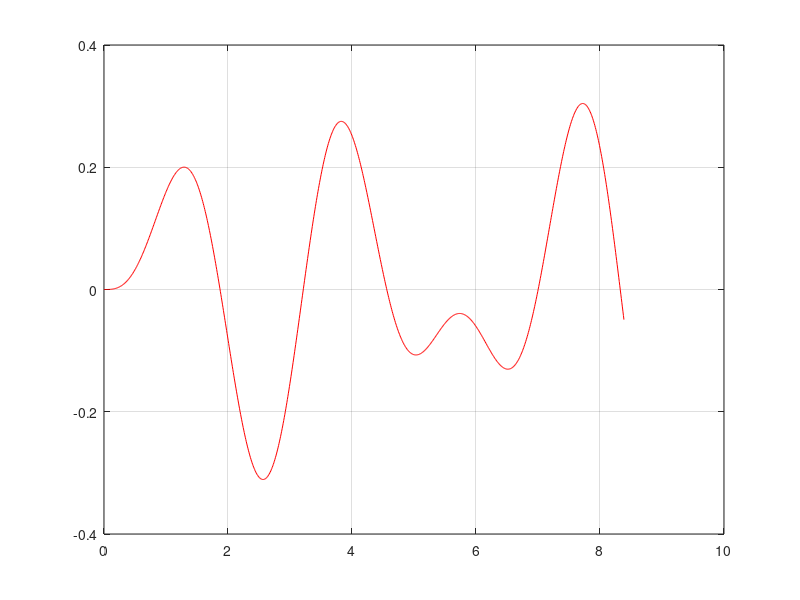
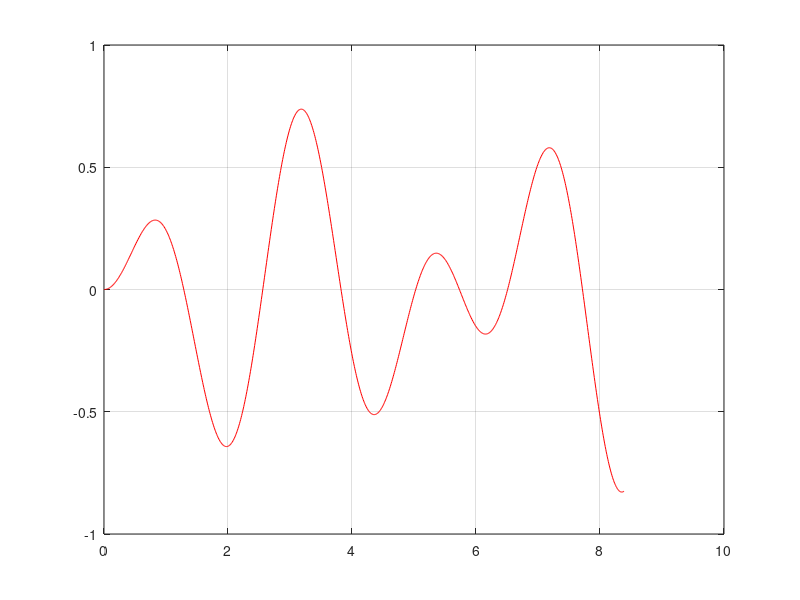

These figures' MATLAB source, in order:
function repaso

  w = 3;
  t0 = 0;
  tf = 4*((2*pi)/w)
  N = 1000;
  b = 1.9;
  dt = (tf-t0)/N;

  t(1) = t0;
  y(1,1) = 0;
  y(2,1) = 0;

  for i=1 : N + 1
    k1 = dt * funcion_pend(t(i), y(:,i));
    y(:,i+1) = y(:,i) + k1;
    t(i+1) = (i) * dt;
  endfor

  figure(1)
  plot(t, y(1, :) ,"red")
  grid on

  figure(2)
  plot(t, y(2, :), "red")
  grid on

  t1 = tf/4

  j = find(t == t1)

  t(j)

  y(1,j)
  y(2,j)

  ######INTEGRALEEEEEEEEEEEEEEEES

  trap1 = 0;
  trap2 = 0;

  for i=1: N-1
    trap1 = trap1 + (dt * (y(1,i) + y(1,i+1))/2);
    trap2 = trap2 + (dt * (y(2,i) + y(2,i+1))/2);
  endfor

  trap1
  trap2


end

function [fy]= funcion_pend(x,z)

  w = 3;
  beta = 1.9;

  fy(1,1) = 0*z(1) + z(2) + sin(beta * x) * 0;
  fy(2,1) = -(w^2) * z(1) - 0 * z(2) + sin(beta * x);

end
